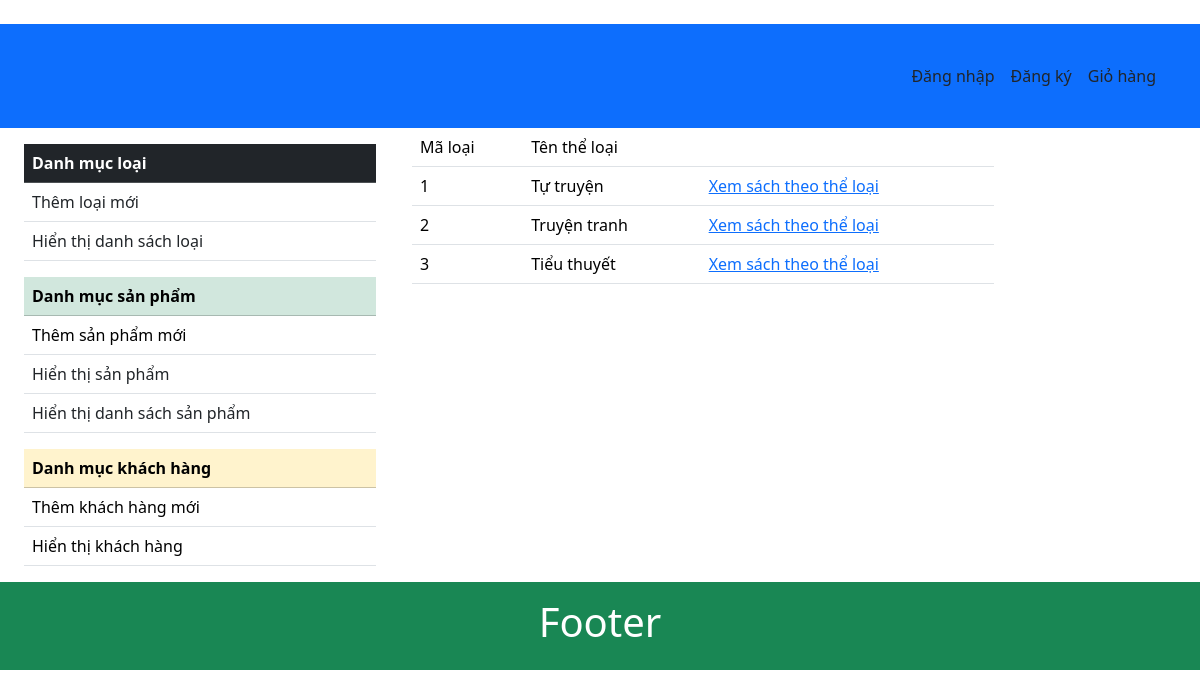
The app's page /TrangChu/dstheloai with its own data.
### home/models.py (models this page shows)
class Loai(models.Model):
	TenLoai = models.CharField(max_length=100)

### home/views.py (the view)
# urls.py: path('dstheloai', views.list, name='dstheloai'),
def list(request):
	data = {
		'DM_loai': Loai.objects.all(),
	}
	return render(request, 'page/DSLoai.html', data)

### home/templates/page/DSLoai.html (shortened to what this page needs)
﻿<!DOCTYPE html>
<html lang="en" xmlns="http://www.w3.org/1999/xhtml">
<head>
    {% extends "pages/layout.html" %}
    {%block content%}
    <table class="table w-75">
        <thead class="thead-dark bg-dark">
            <tr>
                <td>Mã loại</td>
                <td>Tên thể loại</td>
                <td> </td>
            </tr>
        </thead>
        {% for tl in DM_loai %}
        <tr>
            <td>{{tl.id}}</td>
            <td>{{tl.TenLoai}}</td>
            <td>
                <a href="/SachT12/{{tl.id}}">Xem sách theo thể loại</a>
            </td>
        </tr>
        {% endfor %}
    </table>
    {% endblock %}

### records on screen
Loai: id "1", TenLoai "Tự truyện"
Loai: id "2", TenLoai "Truyện tranh"
Loai: id "3", TenLoai "Tiểu thuyết"
